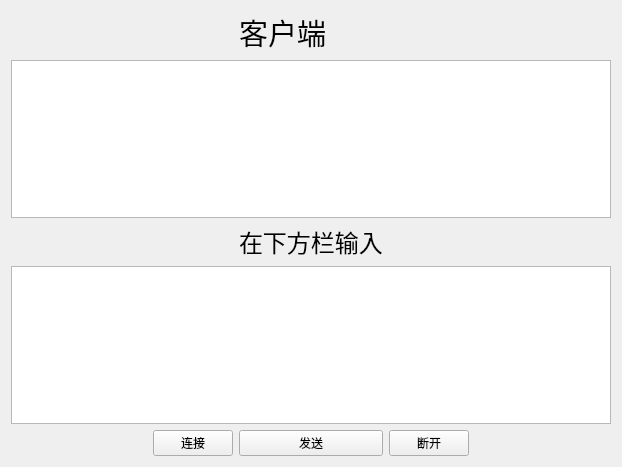
<?xml version="1.0" encoding="UTF-8"?>
<ui version="4.0">
 <class>Widget</class>
 <widget class="QWidget" name="Widget">
  <property name="geometry">
   <rect>
    <x>0</x>
    <y>0</y>
    <width>622</width>
    <height>467</height>
   </rect>
  </property>
  <property name="windowTitle">
   <string>Widget</string>
  </property>
  <layout class="QGridLayout" name="gridLayout">
   <item row="0" column="2">
    <widget class="QLabel" name="label">
     <property name="font">
      <font>
       <family>Agency FB</family>
       <pointsize>22</pointsize>
      </font>
     </property>
     <property name="text">
      <string>客户端</string>
     </property>
    </widget>
   </item>
   <item row="1" column="0" colspan="5">
    <widget class="QTextEdit" name="textEditRead">
     <property name="readOnly">
      <bool>true</bool>
     </property>
    </widget>
   </item>
   <item row="2" column="0">
    <spacer name="verticalSpacer">
     <property name="orientation">
      <enum>Qt::Vertical</enum>
     </property>
     <property name="sizeHint" stdset="0">
      <size>
       <width>20</width>
       <height>33</height>
      </size>
     </property>
    </spacer>
   </item>
   <item row="2" column="2">
    <widget class="QLabel" name="label_2">
     <property name="font">
      <font>
       <family>Agency FB</family>
       <pointsize>18</pointsize>
      </font>
     </property>
     <property name="text">
      <string>在下方栏输入</string>
     </property>
    </widget>
   </item>
   <item row="2" column="4">
    <spacer name="verticalSpacer_2">
     <property name="orientation">
      <enum>Qt::Vertical</enum>
     </property>
     <property name="sizeHint" stdset="0">
      <size>
       <width>20</width>
       <height>33</height>
      </size>
     </property>
    </spacer>
   </item>
   <item row="3" column="0" colspan="5">
    <widget class="QTextEdit" name="textEditWrite"/>
   </item>
   <item row="4" column="0">
    <spacer name="horizontalSpacer_2">
     <property name="orientation">
      <enum>Qt::Horizontal</enum>
     </property>
     <property name="sizeHint" stdset="0">
      <size>
       <width>115</width>
       <height>20</height>
      </size>
     </property>
    </spacer>
   </item>
   <item row="4" column="1">
    <widget class="QPushButton" name="buttonconnect">
     <property name="text">
      <string>连接</string>
     </property>
    </widget>
   </item>
   <item row="4" column="2">
    <widget class="QPushButton" name="buttonsend">
     <property name="text">
      <string>发送</string>
     </property>
    </widget>
   </item>
   <item row="4" column="3">
    <widget class="QPushButton" name="buttonclose">
     <property name="text">
      <string>断开</string>
     </property>
    </widget>
   </item>
   <item row="4" column="4">
    <spacer name="horizontalSpacer_3">
     <property name="orientation">
      <enum>Qt::Horizontal</enum>
     </property>
     <property name="sizeHint" stdset="0">
      <size>
       <width>115</width>
       <height>20</height>
      </size>
     </property>
    </spacer>
   </item>
  </layout>
 </widget>
 <layoutdefault spacing="6" margin="11"/>
 <resources/>
 <connections/>
</ui>
